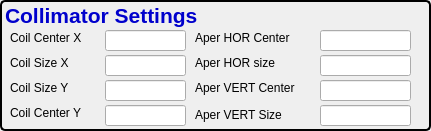
  <widget class="QGroupBox" name="groupBox_16">
   <property name="geometry">
    <rect>
     <x>690</x>
     <y>10</y>
     <width>431</width>
     <height>131</height>
    </rect>
   </property>
   <property name="styleSheet">
    <string notr="true">QGroupBox { 
     border: 2px solid black; 
     border-radius: 5px; 
 } </string>
   </property>
   <property name="title">
    <string/>
   </property>
   <widget class="QLabel" name="label_50">
    <property name="geometry">
     <rect>
      <x>5</x>
      <y>-5</y>
      <width>211</width>
      <height>41</height>
     </rect>
    </property>
    <property name="font">
     <font>
      <pointsize>16</pointsize>
      <weight>75</weight>
      <bold>true</bold>
     </font>
    </property>
    <property name="text">
     <string>&lt;html&gt;&lt;head/&gt;&lt;body&gt;&lt;p&gt;&lt;span style=&quot; color:#0000cc;&quot;&gt;Collimator Settings&lt;/span&gt;&lt;/p&gt;&lt;/body&gt;&lt;/html&gt;</string>
    </property>
   </widget>
   <widget class="QLabel" name="label_55">
    <property name="geometry">
     <rect>
      <x>10</x>
      <y>30</y>
      <width>91</width>
      <height>16</height>
     </rect>
    </property>
    <property name="text">
     <string>&lt;html&gt;&lt;head/&gt;&lt;body&gt;&lt;p&gt;Coil Center X&lt;/p&gt;&lt;/body&gt;&lt;/html&gt;</string>
    </property>
   </widget>
   <widget class="QLabel" name="label_57">
    <property name="geometry">
     <rect>
      <x>10</x>
      <y>55</y>
      <width>91</width>
      <height>16</height>
     </rect>
    </property>
    <property name="text">
     <string>&lt;html&gt;&lt;head/&gt;&lt;body&gt;&lt;p&gt;Coil Size X&lt;/p&gt;&lt;/body&gt;&lt;/html&gt;</string>
    </property>
   </widget>
   <widget class="QLabel" name="label_52">
    <property name="geometry">
     <rect>
      <x>10</x>
      <y>80</y>
      <width>91</width>
      <height>16</height>
     </rect>
    </property>
    <property name="text">
     <string>&lt;html&gt;&lt;head/&gt;&lt;body&gt;&lt;p&gt;Coil Size Y&lt;/p&gt;&lt;/body&gt;&lt;/html&gt;</string>
    </property>
   </widget>
   <widget class="QLabel" name="label_51">
    <property name="geometry">
     <rect>
      <x>10</x>
      <y>105</y>
      <width>91</width>
      <height>16</height>
     </rect>
    </property>
    <property name="text">
     <string>&lt;html&gt;&lt;head/&gt;&lt;body&gt;&lt;p&gt;Coil Center Y&lt;/p&gt;&lt;/body&gt;&lt;/html&gt;</string>
    </property>
   </widget>
   <widget class="QLabel" name="label_58">
    <property name="geometry">
     <rect>
      <x>195</x>
      <y>30</y>
      <width>121</width>
      <height>16</height>
     </rect>
    </property>
    <property name="text">
     <string>&lt;html&gt;&lt;head/&gt;&lt;body&gt;&lt;p&gt;Aper HOR Center&lt;/p&gt;&lt;/body&gt;&lt;/html&gt;</string>
    </property>
   </widget>
   <widget class="QLabel" name="label_56">
    <property name="geometry">
     <rect>
      <x>195</x>
      <y>55</y>
      <width>101</width>
      <height>16</height>
     </rect>
    </property>
    <property name="text">
     <string>Aper HOR size</string>
    </property>
   </widget>
   <widget class="QLabel" name="label_54">
    <property name="geometry">
     <rect>
      <x>195</x>
      <y>80</y>
      <width>121</width>
      <height>16</height>
     </rect>
    </property>
    <property name="text">
     <string>&lt;html&gt;&lt;head/&gt;&lt;body&gt;&lt;p&gt;Aper VERT Center&lt;/p&gt;&lt;/body&gt;&lt;/html&gt;</string>
    </property>
   </widget>
   <widget class="QLabel" name="label_116">
    <property name="geometry">
     <rect>
      <x>195</x>
      <y>105</y>
      <width>121</width>
      <height>21</height>
     </rect>
    </property>
    <property name="text">
     <string>&lt;html&gt;&lt;head/&gt;&lt;body&gt;&lt;p&gt;Aper VERT Size&lt;/p&gt;&lt;/body&gt;&lt;/html&gt;</string>
    </property>
   </widget>
   <widget class="caTextEntry" name="catextentry_79">
    <property name="geometry">
     <rect>
      <x>320</x>
      <y>30</y>
      <width>91</width>
      <height>21</height>
     </rect>
    </property>
    <property name="channel" stdset="0">
     <string notr="true">usxLAX:m58:c2:m6.RBV</string>
    </property>
    <property name="background">
     <color>
      <red>115</red>
      <green>215</green>
      <blue>253</blue>
     </color>
    </property>
    <property name="colorMode">
     <enum>caLineEdit::Static</enum>
    </property>
   </widget>
   <widget class="caTextEntry" name="catextentry_82">
    <property name="geometry">
     <rect>
      <x>320</x>
      <y>55</y>
      <width>91</width>
      <height>21</height>
     </rect>
    </property>
    <property name="channel" stdset="0">
     <string notr="true">usxLAX:m58:c2:m8.RBV</string>
    </property>
    <property name="background">
     <color>
      <red>115</red>
      <green>215</green>
      <blue>253</blue>
     </color>
    </property>
    <property name="colorMode">
     <enum>caLineEdit::Static</enum>
    </property>
   </widget>
   <widget class="caTextEntry" name="catextentry_83">
    <property name="geometry">
     <rect>
      <x>320</x>
      <y>80</y>
      <width>91</width>
      <height>21</height>
     </rect>
    </property>
    <property name="channel" stdset="0">
     <string notr="true">usxLAX:m58:c2:m5.RBV</string>
    </property>
    <property name="background">
     <color>
      <red>115</red>
      <green>215</green>
      <blue>253</blue>
     </color>
    </property>
    <property name="colorMode">
     <enum>caLineEdit::Static</enum>
    </property>
   </widget>
   <widget class="caTextEntry" name="catextentry_80">
    <property name="geometry">
     <rect>
      <x>320</x>
      <y>105</y>
      <width>91</width>
      <height>21</height>
     </rect>
    </property>
    <property name="channel" stdset="0">
     <string notr="true">usxLAX:m58:c2:m7.RBV</string>
    </property>
    <property name="background">
     <color>
      <red>115</red>
      <green>215</green>
      <blue>253</blue>
     </color>
    </property>
    <property name="colorMode">
     <enum>caLineEdit::Static</enum>
    </property>
   </widget>
   <widget class="caTextEntry" name="catextentry_76">
    <property name="geometry">
     <rect>
      <x>105</x>
      <y>30</y>
      <width>81</width>
      <height>21</height>
     </rect>
    </property>
    <property name="channel" stdset="0">
     <string notr="true">12idcSAXS:Coll_CenterX.VAL</string>
    </property>
    <property name="background">
     <color>
      <red>115</red>
      <green>215</green>
      <blue>253</blue>
     </color>
    </property>
    <property name="colorMode">
     <enum>caLineEdit::Static</enum>
    </property>
   </widget>
   <widget class="caTextEntry" name="catextentry_77">
    <property name="geometry">
     <rect>
      <x>105</x>
      <y>55</y>
      <width>81</width>
      <height>21</height>
     </rect>
    </property>
    <property name="channel" stdset="0">
     <string notr="true">12idcSAXS:Coll_SizeX.VAL</string>
    </property>
    <property name="background">
     <color>
      <red>115</red>
      <green>215</green>
      <blue>253</blue>
     </color>
    </property>
    <property name="colorMode">
     <enum>caLineEdit::Static</enum>
    </property>
   </widget>
   <widget class="caTextEntry" name="catextentry_78">
    <property name="geometry">
     <rect>
      <x>105</x>
      <y>80</y>
      <width>81</width>
      <height>21</height>
     </rect>
    </property>
    <property name="channel" stdset="0">
     <string notr="true">12idcSAXS:Coll_CenterX.VAL</string>
    </property>
    <property name="background">
     <color>
      <red>115</red>
      <green>215</green>
      <blue>253</blue>
     </color>
    </property>
    <property name="colorMode">
     <enum>caLineEdit::Static</enum>
    </property>
   </widget>
   <widget class="caTextEntry" name="catextentry_81">
    <property name="geometry">
     <rect>
      <x>105</x>
      <y>105</y>
      <width>81</width>
      <height>21</height>
     </rect>
    </property>
    <property name="channel" stdset="0">
     <string notr="true">12idcSAXS:Coll_SizeY.VAL</string>
    </property>
    <property name="background">
     <color>
      <red>115</red>
      <green>215</green>
      <blue>253</blue>
     </color>
    </property>
    <property name="colorMode">
     <enum>caLineEdit::Static</enum>
    </property>
   </widget>
  </widget>
